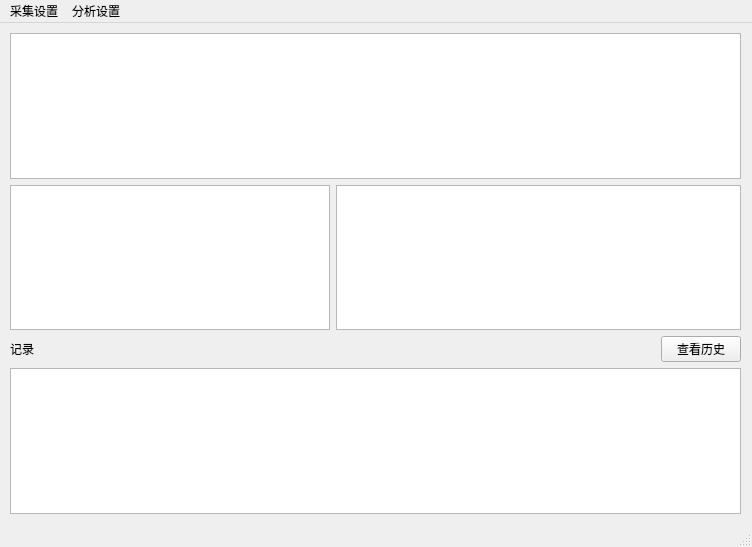
<?xml version="1.0" encoding="UTF-8"?>
<ui version="4.0">
 <class>MainWindow</class>
 <widget class="QMainWindow" name="MainWindow">
  <property name="geometry">
   <rect>
    <x>0</x>
    <y>0</y>
    <width>752</width>
    <height>547</height>
   </rect>
  </property>
  <property name="sizePolicy">
   <sizepolicy hsizetype="Expanding" vsizetype="Ignored">
    <horstretch>0</horstretch>
    <verstretch>0</verstretch>
   </sizepolicy>
  </property>
  <property name="windowTitle">
   <string>MainWindow</string>
  </property>
  <widget class="QWidget" name="centralwidget">
   <property name="sizePolicy">
    <sizepolicy hsizetype="Preferred" vsizetype="Preferred">
     <horstretch>0</horstretch>
     <verstretch>0</verstretch>
    </sizepolicy>
   </property>
   <widget class="QWidget" name="gridLayoutWidget">
    <property name="geometry">
     <rect>
      <x>10</x>
      <y>10</y>
      <width>731</width>
      <height>481</height>
     </rect>
    </property>
    <layout class="QGridLayout" name="gridLayout_figure">
     <item row="0" column="0" colspan="3">
      <widget class="PlotWidget" name="GLW_waveform"/>
     </item>
     <item row="2" column="2">
      <widget class="QPushButton" name="btn_showhis">
       <property name="sizePolicy">
        <sizepolicy hsizetype="Minimum" vsizetype="Minimum">
         <horstretch>0</horstretch>
         <verstretch>0</verstretch>
        </sizepolicy>
       </property>
       <property name="text">
        <string>查看历史</string>
       </property>
      </widget>
     </item>
     <item row="2" column="1">
      <spacer name="horizontalSpacer">
       <property name="orientation">
        <enum>Qt::Horizontal</enum>
       </property>
       <property name="sizeHint" stdset="0">
        <size>
         <width>40</width>
         <height>20</height>
        </size>
       </property>
      </spacer>
     </item>
     <item row="2" column="0">
      <widget class="QLabel" name="label">
       <property name="text">
        <string>记录</string>
       </property>
      </widget>
     </item>
     <item row="1" column="0">
      <widget class="PlotWidget" name="GLW_spectrum"/>
     </item>
     <item row="1" column="1" colspan="2">
      <widget class="PlotWidget" name="GLW_localization"/>
     </item>
     <item row="3" column="0" colspan="3">
      <widget class="QTextEdit" name="textEdit_record"/>
     </item>
    </layout>
   </widget>
  </widget>
  <widget class="QMenuBar" name="menubar">
   <property name="geometry">
    <rect>
     <x>0</x>
     <y>0</y>
     <width>752</width>
     <height>31</height>
    </rect>
   </property>
   <widget class="QMenu" name="menu_capture">
    <property name="title">
     <string>采集设置</string>
    </property>
    <addaction name="separator"/>
    <addaction name="action_startcapture"/>
    <addaction name="action_channelconfig"/>
   </widget>
   <widget class="QMenu" name="menu_analysis">
    <property name="title">
     <string>分析设置</string>
    </property>
    <addaction name="action_showhis"/>
    <addaction name="action_cableparam"/>
   </widget>
   <addaction name="menu_capture"/>
   <addaction name="menu_analysis"/>
  </widget>
  <widget class="QStatusBar" name="statusbar"/>
  <action name="action_startcapture">
   <property name="text">
    <string>开始采集</string>
   </property>
  </action>
  <action name="action_channelconfig">
   <property name="text">
    <string>通道配置</string>
   </property>
  </action>
  <action name="action_showhis">
   <property name="text">
    <string>查看历史</string>
   </property>
  </action>
  <action name="action_5">
   <property name="text">
    <string>参数配置</string>
   </property>
  </action>
  <action name="action_cableparam">
   <property name="text">
    <string>缆索参数</string>
   </property>
  </action>
 </widget>
 <customwidgets>
  <customwidget>
   <class>PlotWidget</class>
   <extends>QGraphicsView</extends>
   <header>pyqtgraph</header>
  </customwidget>
 </customwidgets>
 <resources/>
 <connections/>
</ui>
